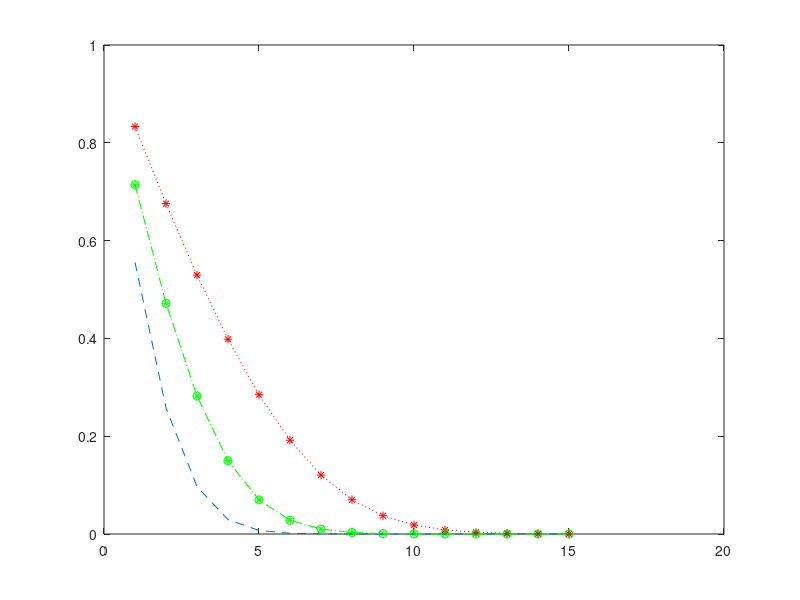

MATLAB code for this plot:
clc;
clear all;
s=1:1:15;
i=0:1:s;
L1=5;
U1=2;
L2=2*L1;
U2=U1;
L3=L1;
U3=2*U1;
L4=2*L1;
U4=2*U1;
A1=(L1/U1);
A2=L2/U2;
A3=L3/U3;
A4=L4/U4;

N1=((A1.^s))./factorial(s);
d1=cumsum(N1);
D1=d1+1;
display(N1);
display(D1);
display(d1);
B1=N1./D1;
display(B1);

N2=((A2.^s))./factorial(s);
d2=cumsum(N2);
D2=d2+1;
display(N2);
display(D2);
display(d2);
B2=N2./D2;
display(B2);

N3=((A3.^s))./factorial(s);
d3=cumsum(N3);
D3=d3+1;
display(N3);
display(D3);
display(d3);
B3=N3./D3;
display(B3);

N4=((A4.^s))./factorial(s);
d4=cumsum(N4);
D4=d4+1;
display(N4);
display(D4);
display(d4);
B4=N4./D4;
display(B4);
plot(s,B1,':g*',s,B2,':r*',s,B3,'--',s,B4,'--go');
